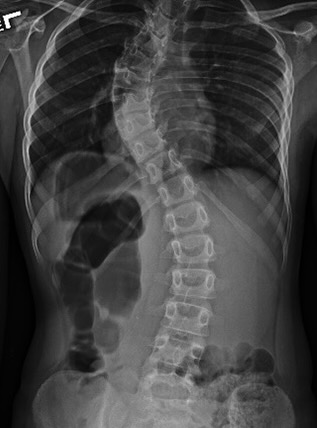
#> input picture term-project/input/Image-1.jpeg, 317 x 428 px
$ python test2.py   (older library calls are emulated)
#> lines starting #> are read from the running program, lines starting #| are printed output that depends on the picture
import cv2
import numpy as np
import matplotlib.pyplot as plt

# Load the image
image = cv2.imread('input/Image-1.jpeg', cv2.IMREAD_GRAYSCALE)
#> image is the input picture: shape (428, 317); min 0, max 255, mean 66.5

# Apply Laplacian for fine details
laplacian = cv2.Laplacian(image, cv2.CV_64F)
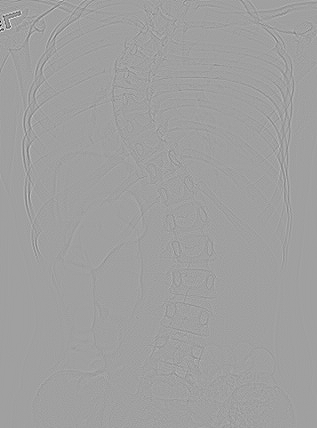
#> laplacian: shape (428, 317) float64; min -570, max 338, mean 0; drawn with min black and max white

# Compute the gradient using Sobel filters
sobel_x = cv2.Sobel(image, cv2.CV_64F, 1, 0, ksize=3)
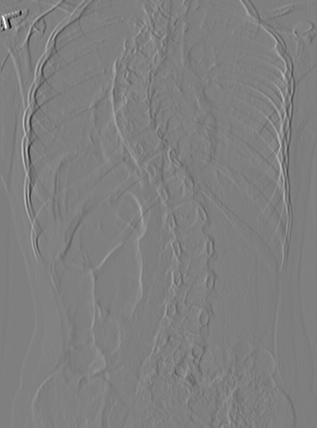
#> sobel_x: shape (428, 317) float64; min -996, max 991, mean -0.2; drawn with min black and max white
sobel_y = cv2.Sobel(image, cv2.CV_64F, 0, 1, ksize=3)
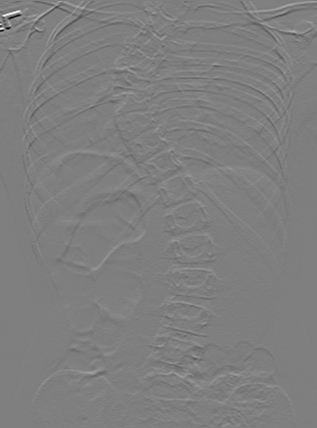
#> sobel_y: shape (428, 317) float64; min -990, max 995, mean 1; drawn with min black and max white
gradient = cv2.magnitude(sobel_x, sobel_y)
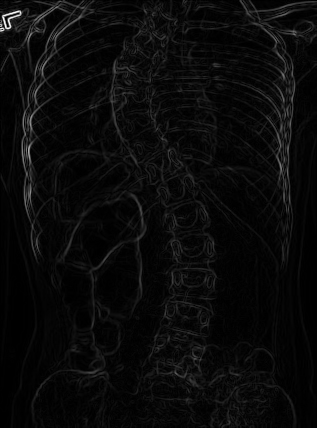
#> gradient: shape (428, 317) float64; min 0, max 1000.6, mean 40.3; drawn with min black and max white

# Smooth the gradient with Gaussian blur
smoothed_gradient = cv2.GaussianBlur(gradient, (5, 5), 0)
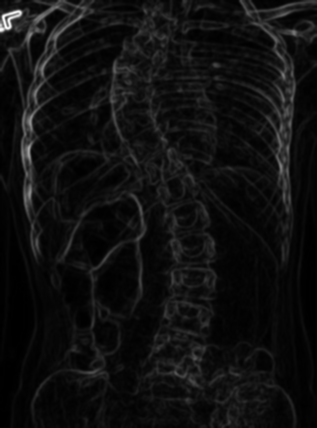
#> smoothed_gradient: shape (428, 317) float64; min 0, max 631.5, mean 40.3; drawn with min black and max white

# Normalize the smoothed gradient to use as a mask
mask = cv2.normalize(smoothed_gradient, None, 0, 1, cv2.NORM_MINMAX)

# Mask the Laplacian using the smoothed gradient
masked_laplacian = cv2.multiply(np.abs(laplacian), mask)
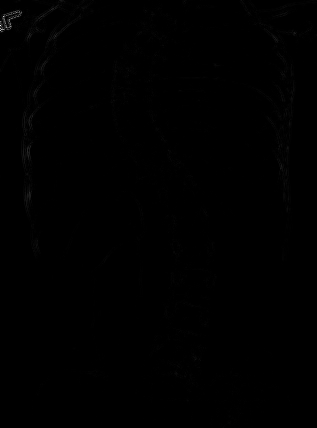
#> masked_laplacian: shape (428, 317) float64; min 0, max 474.4, mean 1.1; drawn with min black and max white

# Apply a gray-level transformation (contrast stretching)
enhanced_image = cv2.normalize(masked_laplacian, None, 0, 255, cv2.NORM_MINMAX).astype(np.uint8)

# Display the results
plt.figure(figsize=(15, 5))
plt.subplot(1, 4, 1)
plt.title("Original Image")
plt.imshow(image, cmap='gray')

plt.subplot(1, 4, 2)
plt.title("Laplacian")
plt.imshow(np.abs(laplacian), cmap='gray')

plt.subplot(1, 4, 3)
plt.title("Smoothed Gradient")
plt.imshow(smoothed_gradient, cmap='gray')

plt.subplot(1, 4, 4)
plt.title("Enhanced Image")
plt.imshow(enhanced_image, cmap='gray')

plt.show()
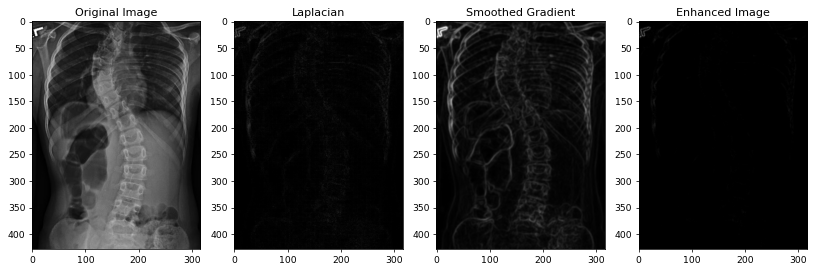
#> figure drawn by matplotlib, 4 panels

$ run again, with term-project/input/Image-2.jpeg copied over term-project/input/Image-1.jpeg
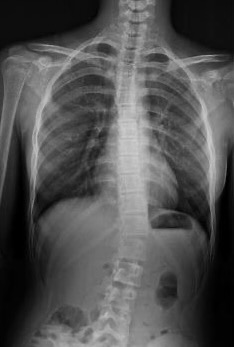
#> input picture term-project/input/Image-2.jpeg, 234 x 347 px
#> image is the input picture: shape (347, 234); min 0, max 206, mean 81.3
#> `masked_laplacian = cv2.multiply(np.abs(laplacian), mask)`:
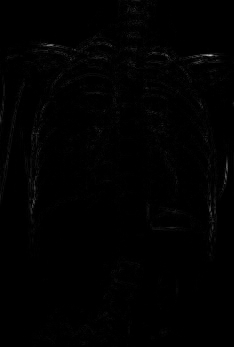
#> masked_laplacian: shape (347, 234) float64; min 0, max 191, mean 1.7
#> `plt.show()`:
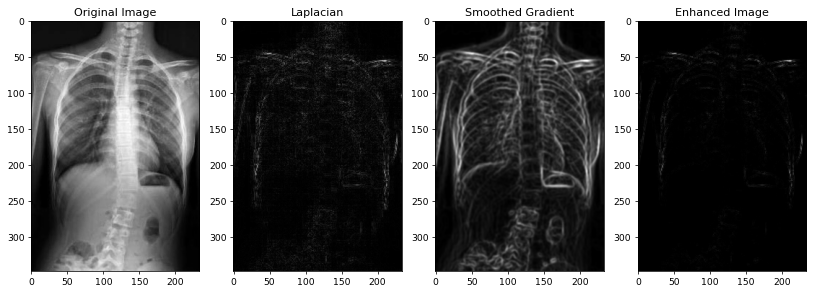
#> figure drawn by matplotlib, 4 panels

$ run again, with term-project/input/Image-3.jpeg copied over term-project/input/Image-1.jpeg
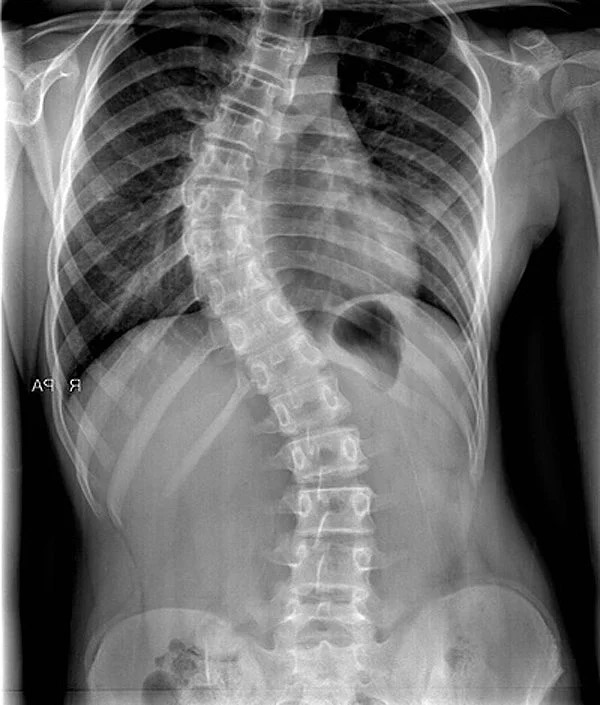
#> input picture term-project/input/Image-3.jpeg, 600 x 705 px
#> image is the input picture: shape (705, 600); min 0, max 255, mean 108.3
#> `gradient = cv2.magnitude(sobel_x, sobel_y)`:
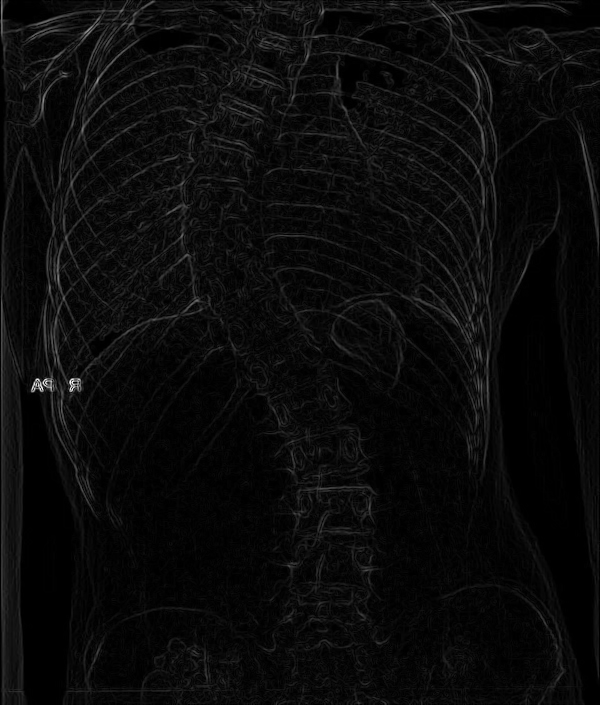
#> gradient: shape (705, 600) float64; min 0, max 972.7, mean 42.2; drawn with min black and max white
#> `plt.show()`:
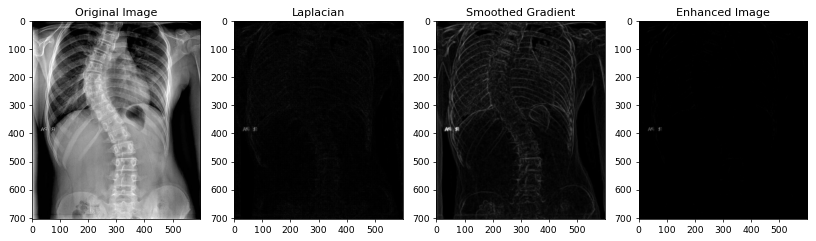
#> figure drawn by matplotlib, 4 panels

$ run again, with term-project/input/Image-4.jpeg copied over term-project/input/Image-1.jpeg
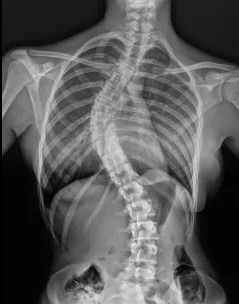
#> input picture term-project/input/Image-4.jpeg, 239 x 304 px
#> image is the input picture: shape (304, 239); min 0, max 240, mean 90.2
#> `plt.show()`:
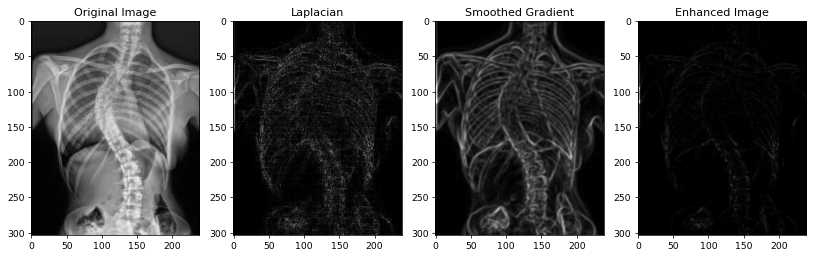
#> figure drawn by matplotlib, 4 panels
